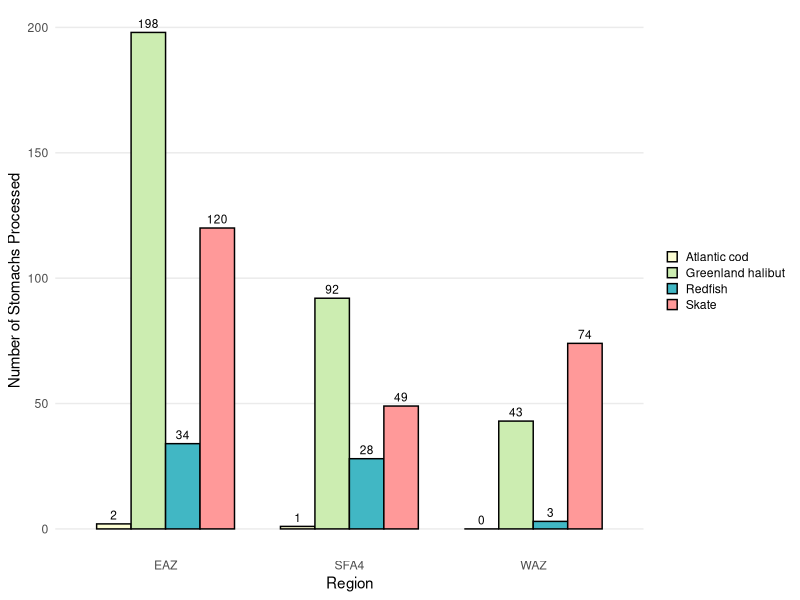

R code for this plot:
################################################################################
################################################################################
#                   Figure 4 Bar Samples per Zone - FINAL
################################################################################
################################################################################


# Author: Krista Kenyon (KAK)
# Date Created: May 10/2024
# Date Last Modified: June 14/2024 by KAK

# Document Purpose: Working document for creating the Figure 4 grouped bar chart.
    # Working in code is simpler and faster here than in the R Markdown document
        # R Markdown places code results below chunks, which can mean a lot of scrolling
        # Not worried about accidentally knitting the whole document when testing out different code chunks
    # Current version is up to date clean code.

# Document Sections:
    # Remaining Tasks
    # Load Libraries & Base Data
    # Code Chunk: Creating the Grouped Bar Figure
    # Additional Notes

# Code Chunk was transferred into the R Markdown Chunk 4: samples-zone


# To see tutorials, key webpages, and key videos I used to create and format the 
# bar chart, please see the 'Draft_Script_Fig04_Bar-sample-region.R' in the 'Draft Code' folder


################################################################################
#                            Remaining Tasks 
################################################################################


# cleaning up the code


################################################################################
#                         Load Libraries & Base Data          
################################################################################


### load libraries

library(ggplot2) 
library(tidyverse)
library(dplyr)
library(reshape2) 
library(viridis)                 # Fig 5 - color blind friendly palette
# library(ggrepel)               # formats figure labels so they don't overlap                   



### import data

prey <- read.csv('data/processed/2019_basePrey.csv')
pred <- read.csv('data/processed/2019_basePred.csv')


################################################################################
#                Code Chunk: Creating Fig 4 Grouped-Bar Chart 
################################################################################


# The purpose of this code chunk is to create Figure 4

# The sections of this code chunk are:
    # Creating a new dataframe for Figure 4
    # Creating and Formatting Figure 4 grouped-bar chart


# If desired, additional notes and links to tutorial youtubes/webpages I used to create Figure 4 are recorded in (scripts/draft code/Draft_Script_Fig4_Bar-sample-region.R)

# Those notes include sites and tutorials that assisted me with:
    # Creating figure dataset
    # GGPLOT2 Code for Grouped Pie Charts
    # additional ggplot2 arguments not used in this chart


################### Creating New Dataframe for Fig 4 ###########################


# This dataframe will detail the total sum of stomachs sampled per predator category in each region

# All code to check dataframe structure are commented out. If not they will produce outputs into the report.

# New Dataframe structure will need:
    # Two categorical variables:
        # x-axis: regions
        # fill: predator category
    # One numerical variable: 
        # y-axis: total samples per predator species per region

# library(reshape2) 
    # included in code chunk 'r setup'



### create Fig 4 dataframe: sum stomach samples per species, per region

wide.data <- dcast(pred, region~pred.name, value.var="sampled.stomach", sum)
    # creates a dataframe in a 'wide format' and we will want a 'long format' dataframe
    # Tutorial 1 in Fig 4 draft code doc

# wide.data



### converting 'wide format' to 'long format'

region.total <- melt(data = wide.data,                       # melt() converts from wide format (species spread across rows) to long format (species compiled into one row)
                     id.vars = "region",                     # id.vars : vector of variables I want to stack
                     measured.vars = c("Atlantic cod",       # measured.vars : identifies the columns that have the data I want to stack
                                       "Greenland halibut", 
                                       "Redfish", "Skate"),
                     variable.name = "pred.name",            # variable.name : what I want to call the stacked column
                     value.name = "stomach.sum")             # value.name : name of the column of my stacked measurements in my output data frame
    # Tutorial 2 in Fig 4 draft code doc
    
# region.total



### Checking Final Database Structure

# str(region.total)



### Saving Final Database Structure 

# 'data.frame':	12 obs. of  3 variables:
# $ region     : chr  "EAZ" "SFA4" "WAZ" "EAZ" ...
# $ pred.name  : Factor w/ 4 levels "Atlantic cod",..: 1 1 1 2 2 2 3 3 3 4 ...
# $ stomach.sum: num  2 1 0 198 92 43 34 28 3 120 ...



### Exporting Figure 4 Dataframe

write.csv(region.total, file="data/processed/2019_F4_region.total.csv")


############### Building and Formatting the Grouped Bar Chart ##################


### Load Fig 4 dataframe

#region.total <- read.csv('data/processed/2019_F4_region.total.csv')



### Grouped Bar Chart

ggplot(data = region.total,
       aes(fill=pred.name, y=stomach.sum, x=region)) + 
  
  geom_bar(position = position_dodge(),                          # makes the bars beside each other while being compatible with more additional arguments than: position = "dodge"
           width = 0.75,                                         # defines width of bars
           stat="identity",
           color = "black") +                                    # makes black boarders around bars
  
  geom_text(aes(label = stomach.sum),                            # label bar chats based on y value
            vjust = -0.5,                                        # puts labels above bars
            size = 3,                                            # changes size of labels
            position = position_dodge(width = 0.75)) +           # matches the labels with our grouped bars (match widths in geom_text and geom_bar)
  
  scale_fill_manual(values = c("Atlantic cod" = "#FCFED4",       # above assigns colour to particular predator categories
                               "Greenland halibut" = "#CCEDB1", 
                               "Redfish" = "#41B7C4", 
                               "Skate" ="#FF9999" )) +
  
  theme_minimal() +                                              # minimal theme removes right/left boarders, x-axis directly below bars, removes gray background color
  
  theme(legend.title = element_blank(),                          # removes legend title
        legend.key.size = unit(3, "mm"),                         # adjusts width of legend color symbols
        legend.key.height = unit(3, "mm"),                       # adjusts height of legend color symbols 
        legend.key.spacing.y = unit(1, "mm"),                    # defines space between legend items
        panel.grid.minor = element_blank(),                      # removes all minor grid-lines 
        panel.grid.major.x = element_blank()) +                  # removes grid-lines along the x-axis
  
  labs(x = "Region",                                             # x-axis title
       y = "Number of Stomachs Processed",)                      # y-axis title


